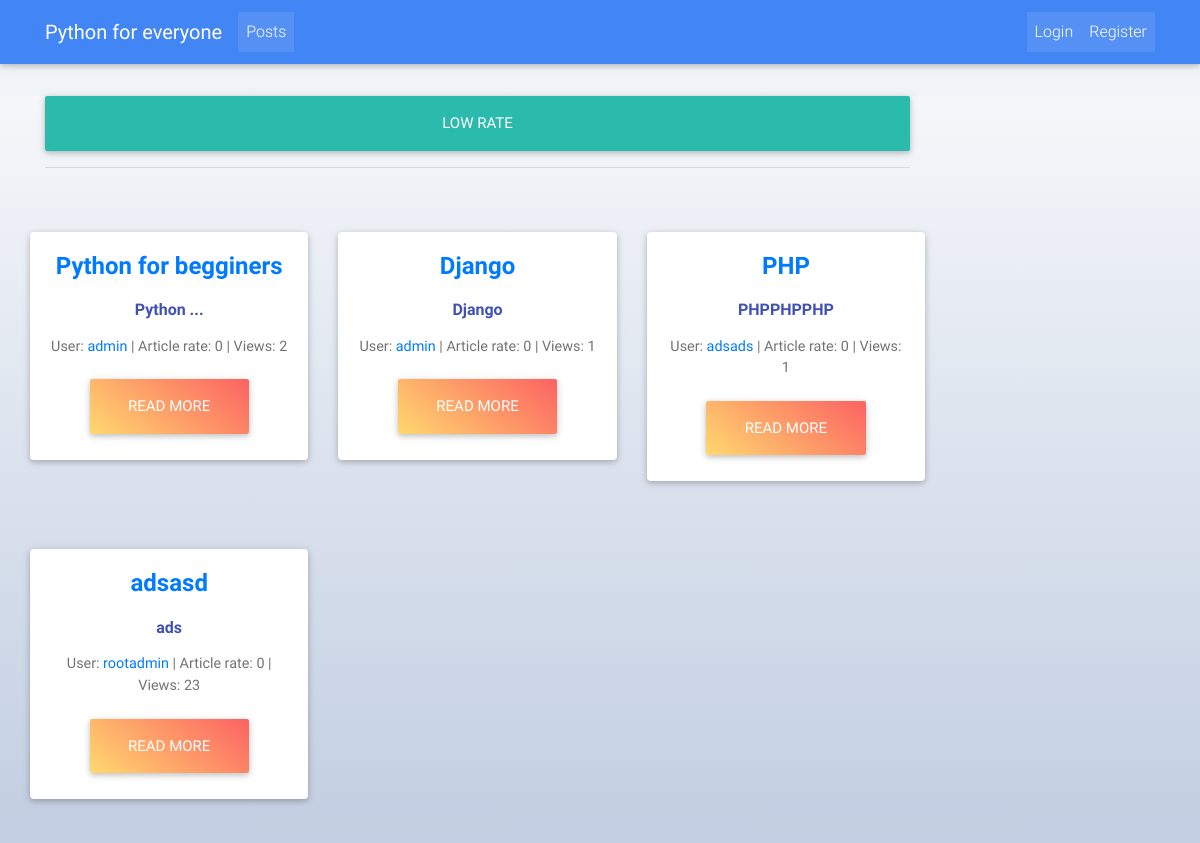
Before: /posts/rate/low_rate/ with the older database file.
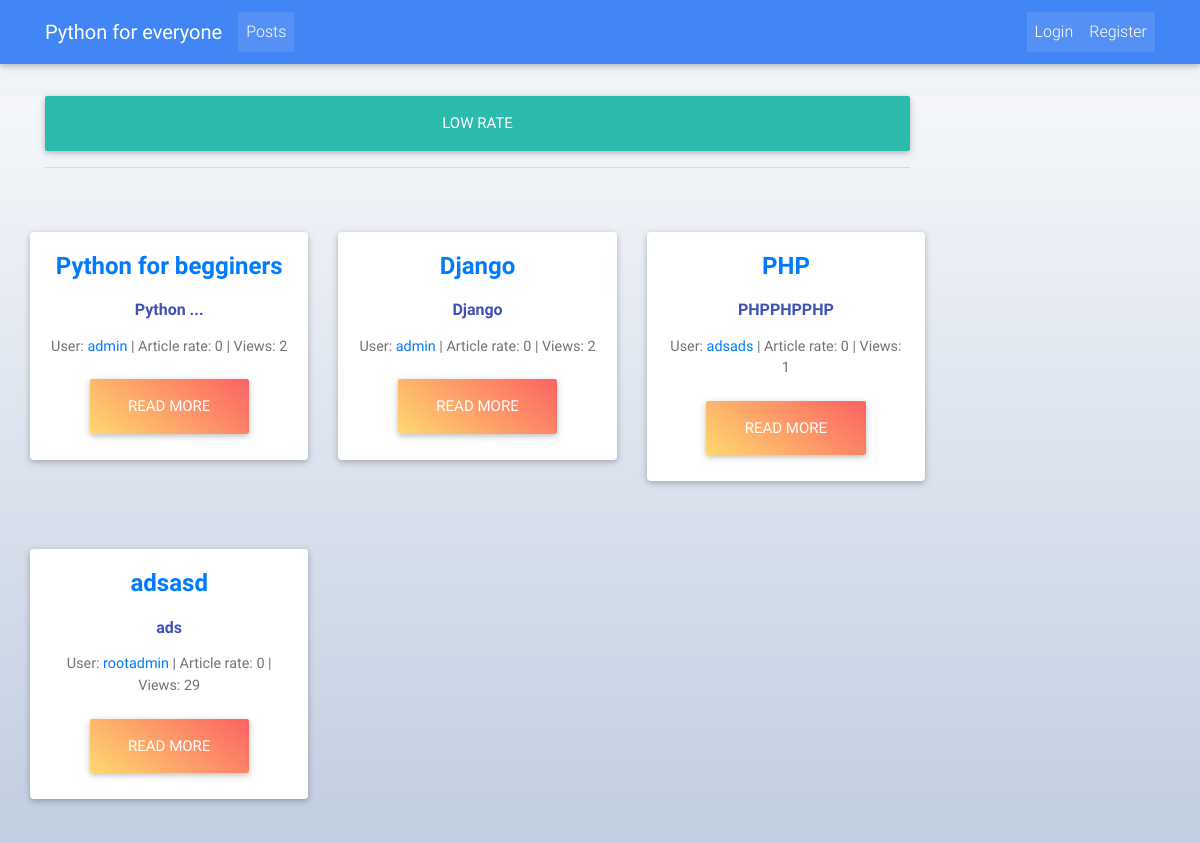
After: the same page with the newer database file.
### post/models.py (models this page shows, shortened)
class Posts(models.Model):
    user = models.ForeignKey(User, on_delete=models.CASCADE)
    title = models.CharField(max_length=50)
    content = models.TextField()
    image = models.ImageField(upload_to='media',
                              null=True,
                              blank=True,
                             )
    rate = models.PositiveSmallIntegerField(default=0)
    views = models.PositiveIntegerField(default=0)
    updated_at = models.DateTimeField(auto_now_add=False, auto_now=True)
    timestamp = models.DateTimeField(auto_now_add=True, auto_now=False)
    category = models.ForeignKey(Category, on_delete=models.CASCADE)
    objects = PostManager()
    likes = GenericRelation(Like)
    def get_user_url(self):
        return reverse("accounts:account", kwargs={"id": self.user_id})
    def get_absolute_url(self):
        return reverse("post:detail_page", kwargs={"id": self.id})

### post/views.py (the view)
# urls.py: re_path('^rate/(?P<slug>[-\w]+)/$', high_middle_low_rate, name='high_middle_low_rate'),
def high_middle_low_rate(request, slug):
    if slug not in ['high_rate', 'middle_rate', 'low_rate']:
        raise Http404
    if slug == 'high_rate':
        posts = Posts.objects.high_rate()
        slug1 = "High"
    if slug == 'middle_rate':
        posts = Posts.objects.middle_rate()
        slug1 = "Middle"
    if slug == 'low_rate':
        posts = Posts.objects.low_rate()
        slug1 = "Low"
    context = {
        'posts': posts,
        'title': slug1,
    }
    return render(request, "home/choose_rate.html", context)

### post/models.py (called while the page is built)
    def low_rate(self, *args, **kwargs):
        return Posts.objects.filter(rate__range=(0, 5))

### templates/home/choose_rate.html (shortened to what this page needs)
{% extends "home/base.html" %}
{% block content %}
<br><br>
<div style="background: linear-gradient(#f5f7fa, #c3cfe2);">
    <div class="container">
        <div class="row">
            <div class="col-xs-10 col-xs-offset-2">
                <div class="container">
                <h2 class="btn btn-default btn-lg btn-block">{{ title }} rate</h2>
                <hr>
                </div>
                {% if posts %}
                    <div class="row">
                    {% for post in posts %}
                        {% if forloop.counter0|divisibleby:3 %}
                            </div><br><br><div class="row">
                        {% endif %}
                            <div class="col-xs-12 col-sm-6 col-md-4 post-choose" style="margin-bottom: 20px;">
                                <div class="card card-cascade width_card">
                                  <div class="card-body card-body-cascade text-center">
                                    <h4 class="card-title"><strong><a href="{{ post.get_absolute_url }}">{{ post.title }}</a></strong></h4>
                                    <h6 class="font-weight-bold indigo-text py-2">{{ post.content|truncatechars:20 }}</h6>
                                    <p class="card-text"> User: <a href="{{ post.get_user_url }}">{{ post.user.username }}</a> | Article rate: {{ post.rate }} | Views: {{ post.views }}</p>
                                    <a href="{{ post.get_absolute_url }}" class="btn peach-gradient btn-lg ">Read more</a>
                                  </div>
                                </div>
                            </div>
                    {% endfor %}
                    </div>
                {% else %}
                    <h3 class="alert alert-info text-center">Ops, we haven't posts with this rate</h3>
                {% endif %}
            </div>
        </div>
        </div>
    </div>
{% endblock %}

Changed rows visible on the page:
changed Posts "Django": views "1" → "2"
changed Posts "adsasd": views "23" → "29"
